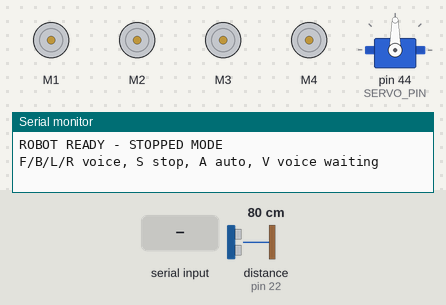
A sketch run on a simulated Arduino Mega 2560, built with avr-gcc and run on an emulated ATmega2560. Parts: 4 × DC motor (green arrow = forward, orange = backward, longer = faster), servo, the last lines printed to the serial monitor. Inputs (shaded band) come from the test bench; at power-on: distance to the obstacle (sensor on pin 22) 80 cm. The echo pulse lasts 58.3 µs per cm.

Above: at 2.2 s.
2.3 s: "A" received over Serial
At 3.3 s:
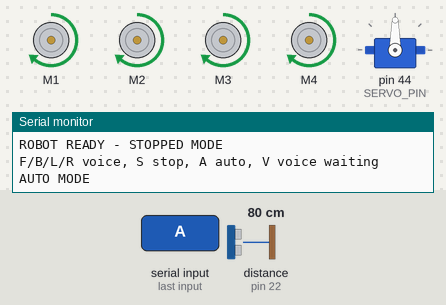
3.8 s: distance to the obstacle (sensor on pin 22) set to 34 cm
5.3 s: distance to the obstacle (sensor on pin 22) set to 27 cm
At 5.9 s:
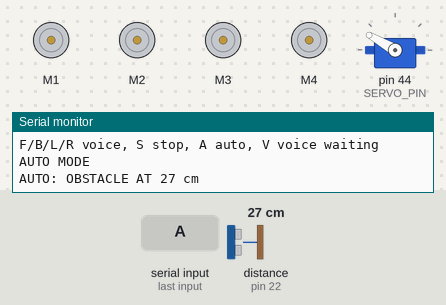
8.3 s: "B" received over Serial
At 8.76 s:
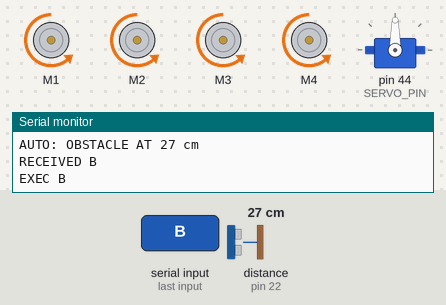
10.4 s: "L" received over Serial
At 10.86 s:
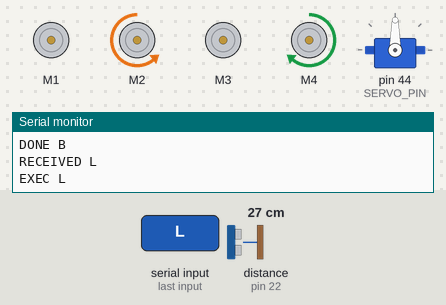
12.5 s: "R" received over Serial
At 12.97 s:
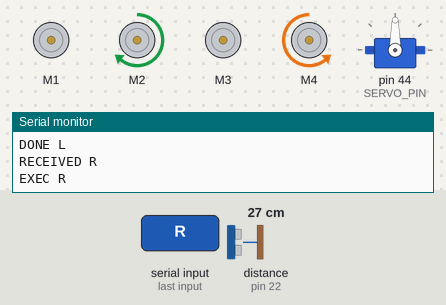
Timing chart, 0 to 15.5 s (numbered marks = the images above; inputs shaded):
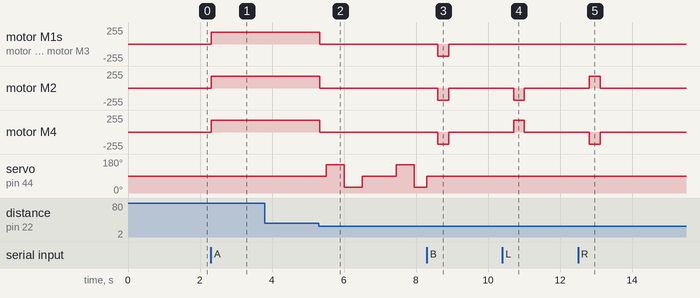

The sketch:

Robot_Car_Bilingual_Safe.ino
```cpp
/*
  ROBOT CAR — AUTOMATIC + ENGLISH/BALOCHI VOICE CONTROL
  Arduino Mega 2560 + L293D / Adafruit Motor Shield V1 (AFMotor)

  STARTUP:  motors remain STOPPED until a command is received.
            Send A to opt into automatic obstacle avoidance.
  VIA USB:  Raspberry Pi can send single characters:
            F forward, B backward, L left, R right, S STOP,
            A resume automatic mode, V enter stopped voice mode.

  Safety:
  - Boots with motors stopped before auto-navigation begins.
  - No echo from the ultrasonic sensor => STOP (never blindly forward).
  - No clear path => STOP (no blind reversing without rear sensor).
  - In VOICE mode, movement times out if commands stop arriving.
  - STOP is checked during servo and turning delays.

  Mount car with wheels OFF the ground for the first test.
  Motor battery must be separately powered via shield EXT_PWR; remove
  shield power jumper if powering Arduino through Pi USB + motor battery.
*/

#include <AFMotor.h>
#include <Servo.h>

// ---------------- BOARD / WIRING ----------------
AF_DCMotor motor1(1);   // left front
AF_DCMotor motor2(2);   // left rear
AF_DCMotor motor3(3);   // right front
AF_DCMotor motor4(4);   // right rear

const byte TRIG_PIN  = 24;
const byte ECHO_PIN  = 22;
const byte SERVO_PIN = 44;
Servo scanner;

// ---------------- SETTINGS ----------------
const uint8_t MOTOR_SPEED = 180;           // 0..255
const int SAFE_DISTANCE_CM = 30;
const unsigned long ECHO_TIMEOUT_US = 25000UL;
const unsigned long TURN_TIME_MS = 900UL; // tune for your chassis
const unsigned long SCAN_SETTLE_MS = 500UL;
const unsigned long CENTER_SETTLE_MS = 300UL;
const unsigned long VOICE_TIMEOUT_MS = 900UL;
const unsigned long REVERSE_LIMIT_MS = 600UL; // no rear obstacle sensor!
const unsigned long VOICE_TURN_LIMIT_MS = 600UL;
const unsigned long FORWARD_LIMIT_MS = 700UL;
const int SERVO_CENTER = 90;
const int SERVO_LEFT   = 150;
const int SERVO_RIGHT  = 30;

enum RobotMode { AUTO_MODE, VOICE_MODE, STOPPED_MODE };
RobotMode mode = STOPPED_MODE;    // SAFE: no motion automatically at boot
char voiceAction = 'S';
unsigned long lastVoiceCommandAt = 0;
unsigned long voiceActionStartedAt = 0;
bool actionReported = false;

// ---------------- MOTOR HELPERS ----------------
void stopAll() {
  motor1.run(RELEASE);
  motor2.run(RELEASE);
  motor3.run(RELEASE);
  motor4.run(RELEASE);
}

void moveForward() {
  motor1.run(FORWARD);
  motor2.run(FORWARD);
  motor3.run(FORWARD);
  motor4.run(FORWARD);
}

void moveBackward() {
  motor1.run(BACKWARD);
  motor2.run(BACKWARD);
  motor3.run(BACKWARD);
  motor4.run(BACKWARD);
}

// Same turning pattern as your original code: front motors released.
void turnLeftDrive() {
  motor1.run(RELEASE);
  motor3.run(RELEASE);
  motor2.run(BACKWARD);
  motor4.run(FORWARD);
}

void turnRightDrive() {
  motor1.run(RELEASE);
  motor3.run(RELEASE);
  motor2.run(FORWARD);
  motor4.run(BACKWARD);
}

// ---------------- DISTANCE ----------------
// 0 means no valid sensor echo (treat as unsafe).
int getDistanceCm() {
  digitalWrite(TRIG_PIN, LOW);
  delayMicroseconds(2);
  digitalWrite(TRIG_PIN, HIGH);
  delayMicroseconds(10);
  digitalWrite(TRIG_PIN, LOW);

  unsigned long duration = pulseIn(ECHO_PIN, HIGH, ECHO_TIMEOUT_US);
  if (duration == 0) return 0;
  return (int)(duration / 58UL);
}

// ---------------- USB COMMAND INPUT ----------------
// Both language recognizers on the Pi should send SAME letter commands.
void readCommands() {
  while (Serial.available() > 0) {
    char c = (char)Serial.read();
    if (c >= 'a' && c <= 'z') c = c - 'a' + 'A';

    if (c == 'S') {
      mode = STOPPED_MODE; // latched stop until a new movement/A/V command
      voiceAction = 'S';
      stopAll();
      Serial.println(F("STOPPED"));
    }
    else if (c == 'A') {
      stopAll();
      scanner.write(SERVO_CENTER);
      mode = AUTO_MODE;
      voiceAction = 'S';
      Serial.println(F("AUTO MODE"));
    }
    else if (c == 'V') {
      stopAll();
      scanner.write(SERVO_CENTER);
      mode = VOICE_MODE;
      voiceAction = 'S';
      lastVoiceCommandAt = millis();
      Serial.println(F("VOICE MODE: WAITING"));
    }
    else if (c == 'F' || c == 'B' || c == 'L' || c == 'R') {
      const bool newAction = (mode != VOICE_MODE || voiceAction != c);
      mode = VOICE_MODE;
      lastVoiceCommandAt = millis();
      if (newAction) {
        stopAll();
        scanner.write(SERVO_CENTER);
        voiceAction = c;
        voiceActionStartedAt = millis();
        actionReported = false;
        Serial.print(F("RECEIVED "));
        Serial.println(c);
      }
    }
    else if (c == 'D') {
      // Sensor-only diagnostic; never starts a motor.
      stopAll();
      mode = STOPPED_MODE;
      voiceAction = 'S';
      scanner.write(SERVO_CENTER);
      delay(180);
      Serial.print(F("DISTANCE_CM "));
      Serial.println(getDistanceCm());
    }
    else if (c == '?') {
      Serial.println(F("PONG_SAFE_V06"));
    }
    // Ignore CR, LF, and any unknown characters.
  }
}

// Used for AUTO mode delays, so S (stop) and voice commands interrupt them.
bool waitWhileAuto(unsigned long durationMs) {
  const unsigned long startedAt = millis();
  while ((unsigned long)(millis() - startedAt) < durationMs) {
    readCommands();
    if (mode != AUTO_MODE) {
      stopAll();
      return false;
    }
    delay(5);
  }
  return true;
}

int scanAt(int angle) {
  scanner.write(angle);
  if (!waitWhileAuto(SCAN_SETTLE_MS)) return 0;
  return getDistanceCm();
}

void autoTurn(bool goLeft) {
  if (goLeft) {
    Serial.println(F("AUTO: TURN LEFT"));
    turnLeftDrive();
  } else {
    Serial.println(F("AUTO: TURN RIGHT"));
    turnRightDrive();
  }
  waitWhileAuto(TURN_TIME_MS);
  stopAll();
}

// ---------------- AUTONOMOUS MODE ----------------
void runAutomatic() {
  scanner.write(SERVO_CENTER);
  int front = getDistanceCm();

  if (front == 0) {
    stopAll();
    Serial.println(F("AUTO: ULTRASONIC NO ECHO - STOP"));
    waitWhileAuto(250);
    return;
  }

  if (front > SAFE_DISTANCE_CM) {
    moveForward();
    waitWhileAuto(70); // check forward distance frequently
    return;
  }

  // Obstacle: stop, scan both sides while stationary.
  stopAll();
  Serial.print(F("AUTO: OBSTACLE AT "));
  Serial.print(front);
  Serial.println(F(" cm"));
  if (!waitWhileAuto(180)) return;

  const int leftDistance = scanAt(SERVO_LEFT);
  if (mode != AUTO_MODE) return;
  const int rightDistance = scanAt(SERVO_RIGHT);
  if (mode != AUTO_MODE) return;
  scanner.write(SERVO_CENTER);
  if (!waitWhileAuto(CENTER_SETTLE_MS)) return;

  Serial.print(F("LEFT: "));
  Serial.print(leftDistance);
  Serial.print(F(" cm, RIGHT: "));
  Serial.print(rightDistance);
  Serial.println(F(" cm"));

  const bool leftClear  = leftDistance > SAFE_DISTANCE_CM;
  const bool rightClear = rightDistance > SAFE_DISTANCE_CM;

  if (!leftClear && !rightClear) {
    // No rear sensor: do not blindly reverse into an unseen obstacle.
    stopAll();
    Serial.println(F("AUTO: BOTH SIDES BLOCKED - STOP"));
    waitWhileAuto(450);
    return;
  }

  bool turnToLeft = leftClear && (!rightClear || leftDistance > rightDistance);
  autoTurn(turnToLeft);
  if (mode != AUTO_MODE) return;

  // Before moving forward again, recheck clearance in the next loop.
  waitWhileAuto(220);
}

// ---------------- VOICE MODE ----------------
void runVoice() {
  if (voiceAction == 'S') {
    stopAll();
    delay(10);
    return;
  }

  if ((unsigned long)(millis() - lastVoiceCommandAt) > VOICE_TIMEOUT_MS) {
    stopAll();
    voiceAction = 'S';
    Serial.println(F("VOICE: TIMEOUT - STOP"));
    return;
  }

  const unsigned long actionAge = millis() - voiceActionStartedAt;
  if (actionAge < CENTER_SETTLE_MS) {
    stopAll(); // let servo return to center before moving
    delay(10);
    return;
  }

  if (voiceAction == 'F') {
    if (actionAge > FORWARD_LIMIT_MS) {
      stopAll();
      voiceAction = 'S';
      Serial.println(F("DONE F"));
      return;
    }
    int d = getDistanceCm();
    if (d == 0 || d <= SAFE_DISTANCE_CM) {
      stopAll();
      voiceAction = 'S';
      Serial.println(F("BLOCKED F: OBSTACLE OR NO SENSOR ECHO"));
    } else {
      if (!actionReported) { Serial.println(F("EXEC F")); actionReported = true; }
      moveForward();
    }
  }
  else if (voiceAction == 'B') {
    if (actionAge > REVERSE_LIMIT_MS) {
      stopAll();
      voiceAction = 'S';
      Serial.println(F("DONE B"));
    } else {
      if (!actionReported) { Serial.println(F("EXEC B")); actionReported = true; }
      moveBackward();
    }
  }
  else if (voiceAction == 'L') {
    if (actionAge > VOICE_TURN_LIMIT_MS) {
      stopAll();
      voiceAction = 'S';
      Serial.println(F("DONE L"));
    } else {
      if (!actionReported) { Serial.println(F("EXEC L")); actionReported = true; }
      turnLeftDrive();
    }
  }
  else if (voiceAction == 'R') {
    if (actionAge > VOICE_TURN_LIMIT_MS) {
      stopAll();
      voiceAction = 'S';
      Serial.println(F("DONE R"));
    } else {
      if (!actionReported) { Serial.println(F("EXEC R")); actionReported = true; }
      turnRightDrive();
    }
  }
  delay(20);
}

// ---------------- ARDUINO STARTUP ----------------
void setup() {
  Serial.begin(9600);
  pinMode(TRIG_PIN, OUTPUT);
  pinMode(ECHO_PIN, INPUT);
  digitalWrite(TRIG_PIN, LOW);

  stopAll();
  motor1.setSpeed(MOTOR_SPEED);
  motor2.setSpeed(MOTOR_SPEED);
  motor3.setSpeed(MOTOR_SPEED);
  motor4.setSpeed(MOTOR_SPEED);

  scanner.attach(SERVO_PIN);
  scanner.write(SERVO_CENTER);
  delay(1000);

  Serial.println(F("ROBOT READY - STOPPED MODE"));
  Serial.println(F("F/B/L/R voice, S stop, A auto, V voice waiting"));
}

void loop() {
  readCommands();
  if (mode == AUTO_MODE) {
    runAutomatic();
  } else if (mode == VOICE_MODE) {
    runVoice();
  } else {
    stopAll();
    delay(15);
  }
}
```

Measured:
- the behaviour switches between 31 and 30 cm on distance to the obstacle (sensor on pin 22) (found by bisection; images 1 and 2)
- after the input at 2.3 s, motor M1–4: stopped → forward 180/255 at once
- after the input at 3.8 s, every drawn part: stays the same
- after the input at 5.3 s, motor M1–4: forward 180/255 → stopped at once; servo on pin 44 (SERVO_PIN): 90° → 150° after 0.20 s, → 30° 0.50 s later, → 90° 0.50 s later, → 150° 0.94 s later, … (5 changes in this stretch)
- after the input at 8.3 s, motor M1–4: stopped → backward 180/255 after 0.31 s, → stopped 0.30 s later
- after the input at 10.4 s, motor M2: stopped → backward 180/255 after 0.31 s, → stopped 0.30 s later; motor M4: stopped → forward 180/255 after 0.31 s, → stopped 0.30 s later
- after the input at 12.5 s, motor M2: stopped → forward 180/255 after 0.32 s, → stopped 0.30 s later; motor M4: stopped → backward 180/255 after 0.32 s, → stopped 0.30 s later
